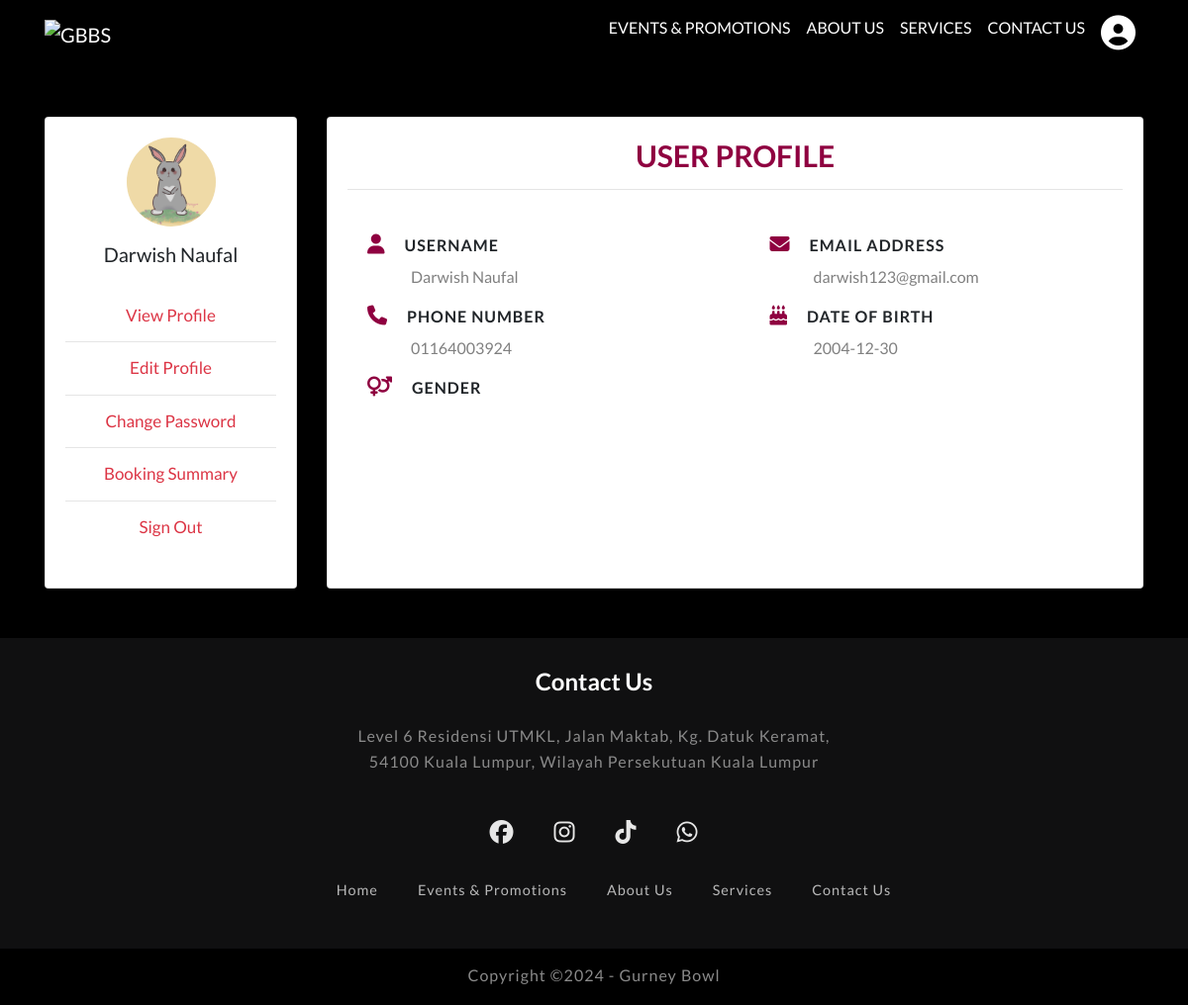
Before: /CUSTviewprofile.php (signed in) with the older database file.
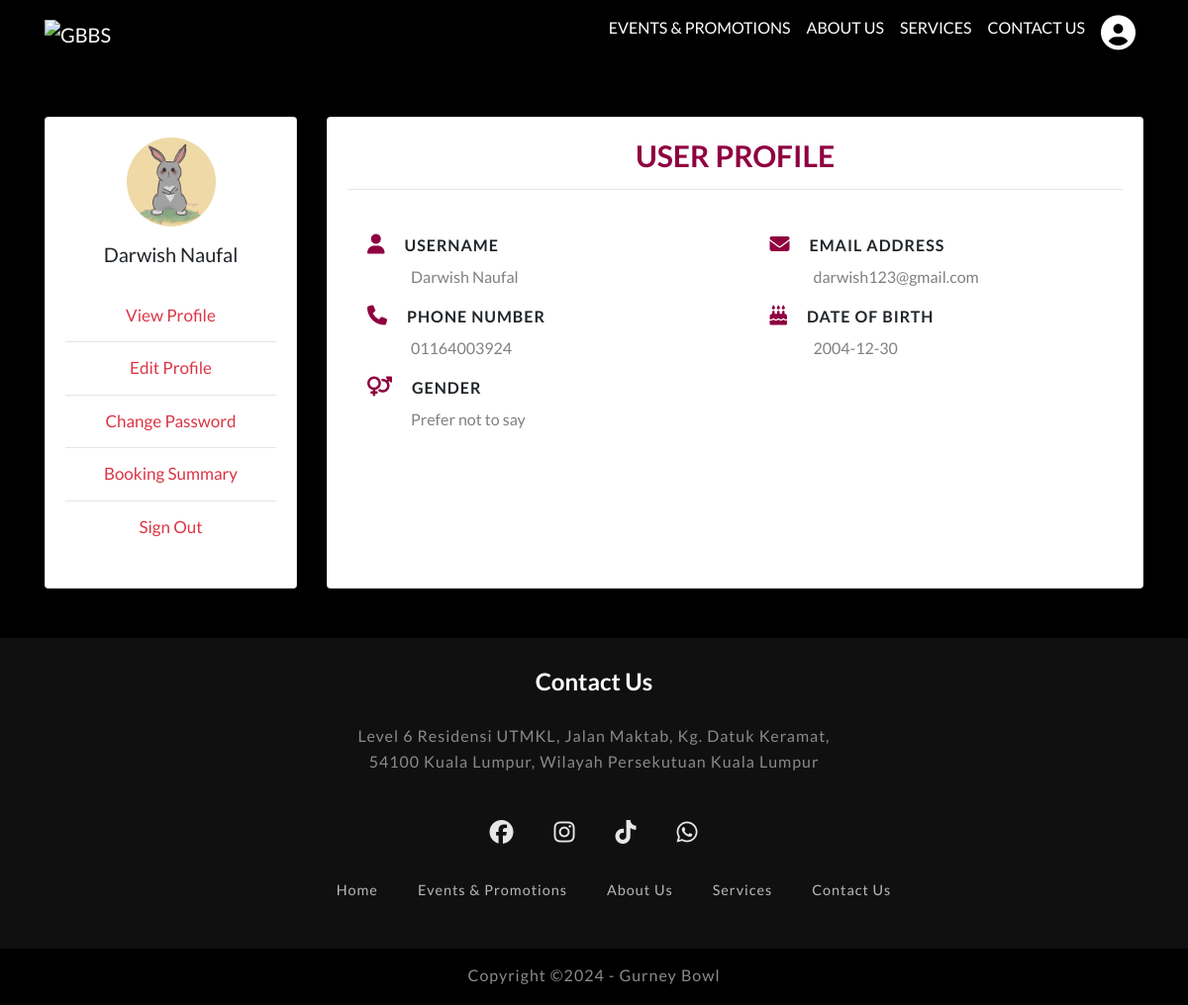
After: the same page with the newer database file.
### tables this page shows
CREATE TABLE `customers` (
  `ID` int(11) NOT NULL,
  `Username` varchar(255) NOT NULL,
  `Email` varchar(255) NOT NULL,
  `Password` varchar(255) NOT NULL,
  `phone_number` varchar(15) NOT NULL DEFAULT 'N/A',
  `date_of_birth` date DEFAULT NULL,
  `gender` varchar(191) DEFAULT NULL,
  `pp` varchar(255) NOT NULL DEFAULT 'default-pp.png'
);

### php/customer.php (called while the page is built)
<?php
function getUserById($ID, $db){
    $sql = "SELECT * FROM customers WHERE ID = ?";
	$stmt = $db->prepare($sql);
	$stmt->execute([$ID]);
    if($stmt->rowCount() == 1){
        $user = $stmt->fetch();
        return $user;
    }else {
        return 0;
    }
}
 ?>

### CUSTviewprofile.php (the view, shortened to what the changed rows need)
<?php
if (isset($_SESSION['ID']) && isset($_SESSION['Email'])) {
include "custdb_conn.php";
include "php/customer.php";
$user = getUserById($_SESSION['ID'], $conn);
 ?>
<!doctype html>
<html lang="en">
<head>
  <link href="customerpages/profile/css/animate.css" rel="stylesheet">
  <link rel="stylesheet" href="customerpages/profile/css/bootstrap.min.css" type="text/css">
  <link rel="stylesheet" href="customerpages/profile/css/style.css">
    <link rel="stylesheet" href="https://cdnjs.cloudflare.com/ajax/libs/font-awesome/6.5.2/css/all.min.css" />
</head>
<body>
<?php if ($user) { ?>
<div class="container-fluid pl-0 pr-0 bg-img clearfix parallax-window2" data-parallax="scroll" >
  <nav class="navbar navbar-expand-md navbar-dark">
    <div class="container">
      <a class="navbar-brand mr-auto" href="CUSTindex.php"><img src="about/images/gbbslogo.png" alt="GBBS" width="100px" height="100px"/></a>
      <div class="collapse navbar-collapse" id="collapsibleNavbar">
        <ul class="navbar-nav ml-auto">
          <li class="nav-item">
              <a class="nav-link" href="CUSTeventpromo.html">Events &amp; Promotions</a>
          </li>
          <li class="nav-item">
              <a class="nav-link" href="CUSTabout.html">About Us</a>
          </li>
          <li class="nav-item">
              <a class="nav-link" href="CUSTservice.html">Services</a>
          </li>
          <li class="nav-item">
              <a class="nav-link" href="#contact">Contact Us</a>
            </li>
              <li class="nav-item">
              <a class="nav-link" href="CUSTviewprofile.php"><i class="userdropdown fa fa-user-circle" style = "font-size: 35px"></i></a>
            </li>
        </ul>
      </div>
    </div>
  </nav>
</div>
<div class="container">
    <div class="row gutters">
        <div class="col-xl-3 col-lg-3 col-md-12 col-sm-12 col-12">
            <div class="card h-100">
                <div class="card-body">
                <div class="account-settings">
                    <div class="user-profile">
                        <div class="user-avatar">
                        <img src="upload/<?=$user['pp']?>" alt="avatar" id="imgp">
                        </div>
                        <h5 class="user-name"><?=$user['Username']?></h5>
                    </div>
                    <div class="about">
                        <a href="CUSTviewprofile.php"><h5>View Profile</h5></a>
                        <hr>
                        <a href="CUSTeditprofile.php"><h5>Edit Profile</h5></a>
                        <hr>
                        <a href="CUSTchgpass.php"><h5>Change Password</h5></a>
                        <hr>
                        <a href="CUSTbooksum.php"><h5>Booking Summary</h5></a>
                        <hr>
                        <a href="CUSTsignout.php"><h5>Sign Out</h5></a>
                    </div>
                </div>
                </div>
            </div>
        </div>
    <div class="col-xl-9 col-lg-9 col-md-12 col-sm-12 col-12">
        <div class="card h-100">
            <div class="card-body">
            <div class="row gutters">
                <div class="col-xl-12 col-lg-12 col-md-12 col-sm-12 col-12">
                   <div class="userheader">
                       <h6 class="mb-2 text-primary" style="text-align: center;">USER PROFILE<hr></h6>
                   </div>
                </div>
                <div class="col-xl-6 col-lg-6 col-md-6 col-sm-6 col-12">
                    <div class="form-group">
                        <i class="fa fa-user"></i><label for="fullName">Username</label>
                        <p><?=$user['Username']?></p>
                    </div>
                </div>
                <div class="col-xl-6 col-lg-6 col-md-6 col-sm-6 col-12">
                    <div class="form-group">
                        <i class="fa fa-envelope"></i><label for="eMail">Email Address</label>
                        <p><?=$user['Email']?></p>
                    </div>
                </div>
                <div class="col-xl-6 col-lg-6 col-md-6 col-sm-6 col-12">
                    <div class="form-group">
                        <i class="fa fa-phone"></i><label for="phone">Phone Number</label>
                        <p><?=$user['phone_number']?></p>
                    </div>
                </div>
                <div class="col-xl-6 col-lg-6 col-md-6 col-sm-6 col-12">
                    <div class="form-group">
                    <i class="fa fa-birthday-cake"></i><label for="date">Date of Birth</label>
                       <p><?=$user['date_of_birth']?></p>
                    </div>
                </div>
                <div class="col-xl-6 col-lg-6 col-md-6 col-sm-6 col-12">
                    <div class="form-group">
                    <i class="fa fa-venus-mars"></i><label for="website">Gender</label>
                        <p><?=$user['gender']?></p>
                    </div>
                </div>
            </div>
            </div>
        </div>
    </div>
    </div>
</div>
<footer>
    <div class="footerContainer" id="contact">
        <h3><b>Contact us</b></h3>
        <a class="address" href="https://maps.app.goo.gl/wwUPAxJHTh6NFNvn8" target="_blank"><p>Level 6 Residensi UTMKL, Jalan Maktab, Kg. Datuk Keramat, 54100 Kuala Lumpur, Wilayah Persekutuan Kuala Lumpur</p></a>
        <div class="socialIcons">
            <a href="https://www.facebook.com/GurneyBowl/" target="_blank"><i class="fa-brands fa-facebook"></i></a>
            <a href="https://www.instagram.com/gurneybowl/?hl=en" target="_blank"><i class="fa-brands fa-instagram"></i></a>
            <a href="https://www.tiktok.com/@gurneybowlutmkl?_t=8na1alVKxHQ&_r=1" target="_blank"><i class="fa-brands fa-tiktok"></i></a>
            <a href="https://api.whatsapp.com/send?phone=019-980%207821&text=Hi,%20Contacting%20for%20you%20listing" target="_blank"><i class="fa-brands fa-whatsapp"></i></a>
        </div>
        <div class="footerNav">
            <ul>
                <li><a href="CUSTindex.html">Home</a></li>
                <li><a href="CUSTeventpromo.html">Events &amp; Promotions</a></li>
                <li><a href="CUSTabout.html">About Us</a></li>
                <li><a href="CUSTservice.html">Services</a></li>
                <li><a href="CUSTindex.html#contact">Contact Us</a></li>
            </ul>
        </div>
    </div>
    <div class="footerBottom">
        <p>Copyright &copy;2024 - Gurney Bowl</p>
    </div>
</footer>
<?php } else {
	header("Location: index.php");
	exit;
} ?>
</body>
</html>
<?php } else {
	header("Location: index.php");
	exit;
} ?>

Changed rows visible on the page:
changed customers "Darwish Naufal": gender (not shown) → "Prefer not to say"
